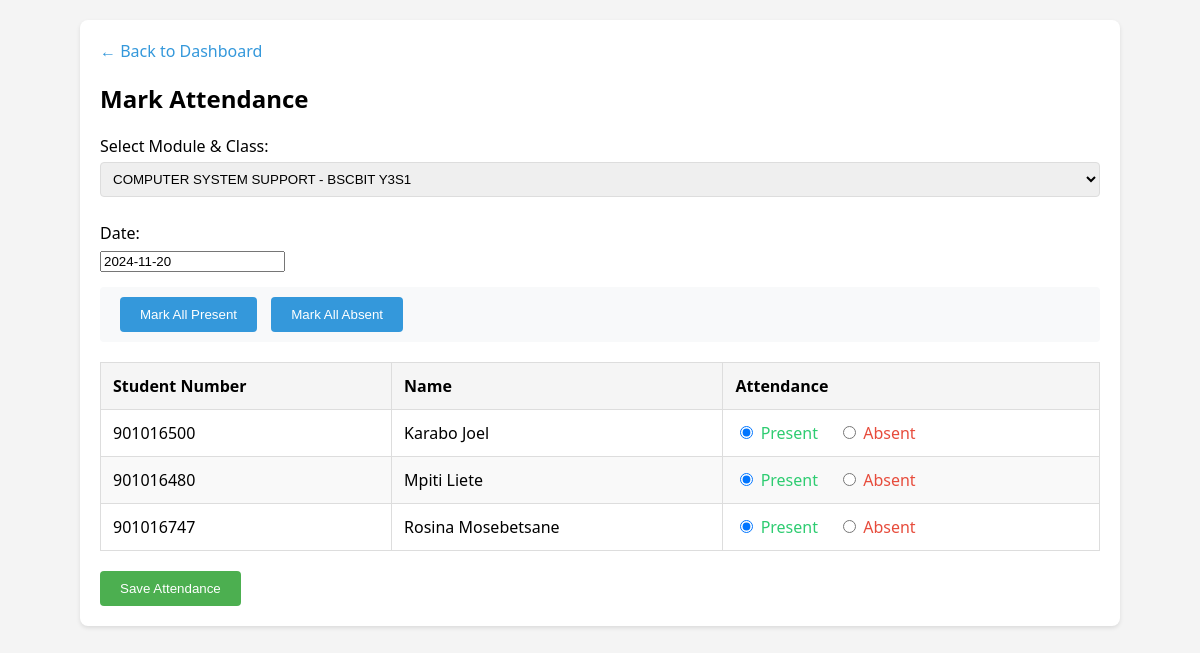
Page /attendance.php?class_id=1 (signed in) on the committed database.
### tables this page shows
CREATE TABLE `classes` (
  `id` int NOT NULL,
  `class_name` varchar(50) DEFAULT NULL,
  `status` tinyint(1) DEFAULT '1'
);

CREATE TABLE `modules` (
  `id` int NOT NULL,
  `module_code` varchar(20) DEFAULT NULL,
  `module_name` varchar(100) DEFAULT NULL,
  `status` tinyint(1) DEFAULT '1'
);

CREATE TABLE `students` (
  `id` int NOT NULL,
  `student_number` varchar(9) DEFAULT NULL,
  `full_name` varchar(100) DEFAULT NULL,
  `contact` varchar(20) DEFAULT NULL,
  `class_id` int DEFAULT NULL,
  `status` tinyint(1) DEFAULT '1'
);

### attendance.php (the view, shortened to what this page needs)
<?php
require_once 'config.php';
$lecturer_id = $_SESSION['user_id'];
$stmt = $pdo->prepare("
    SELECT DISTINCT m.id as module_id, m.module_name, c.id as class_id, c.class_name
    FROM lecturer_assignments la
    JOIN modules m ON la.module_id = m.id
    JOIN classes c ON la.class_id = c.id
    WHERE la.lecturer_id = ? AND la.status = 1
");
$stmt->execute([$lecturer_id]);
$assignments = $stmt->fetchAll();
$students = [];
if (isset($_GET['class_id'])) {
    $stmt = $pdo->prepare("
        SELECT id, student_number, full_name
        FROM students
        WHERE class_id = ? AND status = 1
        ORDER BY full_name
    ");
    $stmt->execute([$_GET['class_id']]);
    $students = $stmt->fetchAll();
}
$existing_attendance = [];
?>
<!DOCTYPE html>
<html>
<head>
    <link rel="stylesheet" href="https://cdn.jsdelivr.net/npm/flatpickr/dist/flatpickr.min.css">
</head>
<body>
    <div class="container">
        <div class="nav">
            <a href="dashboard.php">← Back to Dashboard</a>
        </div>
        <h2>Mark Attendance</h2>
        <form method="GET">
            <div class="form-group">
                <label>Select Module & Class:</label>
                <select name="class_id" onchange="this.form.submit()">
                    <?php foreach ($assignments as $assignment): ?>
                        <option value="<?php echo $assignment['class_id']; ?>"
                                <?php echo (isset($_GET['class_id']) && $_GET['class_id'] == $assignment['class_id']) ? 'selected' : ''; ?>>
                            <?php echo htmlspecialchars($assignment['module_name'] . ' - ' . $assignment['class_name']); ?>
                        </option>
                    <?php endforeach; ?>
                </select>
            </div>
        </form>
        <?php if (!empty($students)): ?>
            <form method="POST" id="attendanceForm">
                <div class="form-group">
                    <label>Date:</label>
                    <input type="text" name="date" class="datepicker" value="<?php echo date('Y-m-d'); ?>" required>
                </div>
                <div class="attendance-controls">
                    <button type="button" class="mark-all-btn" onclick="markAllPresent()">Mark All Present</button>
                    <button type="button" class="mark-all-btn" onclick="markAllAbsent()">Mark All Absent</button>
                </div>
                <table>
                    <thead>
                        <tr>
                            <th>Student Number</th>
                            <th>Name</th>
                            <th>Attendance</th>
                        </tr>
                    </thead>
                    <tbody>
                        <?php foreach ($students as $student): ?>
                            <tr>
                                <td><?php echo htmlspecialchars($student['student_number']); ?></td>
                                <td><?php echo htmlspecialchars($student['full_name']); ?></td>
                                <td>
                                    <div class="radio-group">
                                        <label>
                                            <input type="radio"
                                                   name="attendance[<?php echo $student['id']; ?>]"
                                                   value="present"
                                                   <?php echo (!isset($existing_attendance[$student['id']]) ||
                                                             $existing_attendance[$student['id']] == 'present') ? 'checked' : ''; ?>>
                                            <span class="status-present">Present</span>
                                        </label>
                                        <label>
                                            <input type="radio"
                                                   name="attendance[<?php echo $student['id']; ?>]"
                                                   value="absent"
                                                   <?php echo (isset($existing_attendance[$student['id']]) &&
                                                             $existing_attendance[$student['id']] == 'absent') ? 'checked' : ''; ?>>
                                            <span class="status-absent">Absent</span>
                                        </label>
                                    </div>
                                </td>
                            </tr>
                        <?php endforeach; ?>
                    </tbody>
                </table>
                <button type="submit" name="submit_attendance" style="margin-top: 20px;">Save Attendance</button>
            </form>
        <?php endif; ?>
    </div>
</body>
</html>

### attendance.php (style rules this page uses)
body { font-family: 'Segoe UI', Tahoma, Geneva, Verdana, sans-serif; margin: 0; padding: 20px; background: #f4f4f4; }
.container { max-width: 1000px; margin: 0 auto; background: white; padding: 20px; border-radius: 8px; box-shadow: 0 2px 4px rgba(0, 0, 0, 0.1); }
.form-group { margin-bottom: 15px; }
label { display: block; margin-bottom: 5px; font-weight: 500; }
select, input[type="date"] { width: 100%; padding: 8px; border: 1px solid #ddd; border-radius: 4px; box-sizing: border-box; margin-bottom: 10px; }
table { width: 100%; border-collapse: collapse; margin-top: 20px; }
th, td { padding: 12px; border: 1px solid #ddd; text-align: left; }
th { background: #f5f5f5; font-weight: 600; }
tr:nth-child(even) { background: #f9f9f9; }
button { background: #4CAF50; color: white; padding: 10px 20px; border: none; border-radius: 4px; cursor: pointer; }
.nav { margin-bottom: 20px; }
.nav a { color: #3498db; text-decoration: none; font-weight: 500; }
.attendance-controls { margin: 15px 0; padding: 10px; background: #f8f9fa; border-radius: 4px; }
.radio-group { display: flex; gap: 20px; align-items: center; }
.radio-group label { display: inline; margin: 0; cursor: pointer; }
.mark-all-btn { background: #3498db; margin-left: 10px; }
.status-present { color: #2ecc71; }
.status-absent { color: #e74c3c; }

### rows in the picture
classes: class_id "COMPUTER SYSTEM SUPPORT - BSCBIT Y3S1"
students: student_number "901016500", full_name "Karabo Joel", id "☑ Present", id "☐ Absent"
students: student_number "901016480", full_name "Mpiti Liete", id "☑ Present", id "☐ Absent"
students: student_number "901016747", full_name "Rosina Mosebetsane", id "☑ Present", id "☐ Absent"
